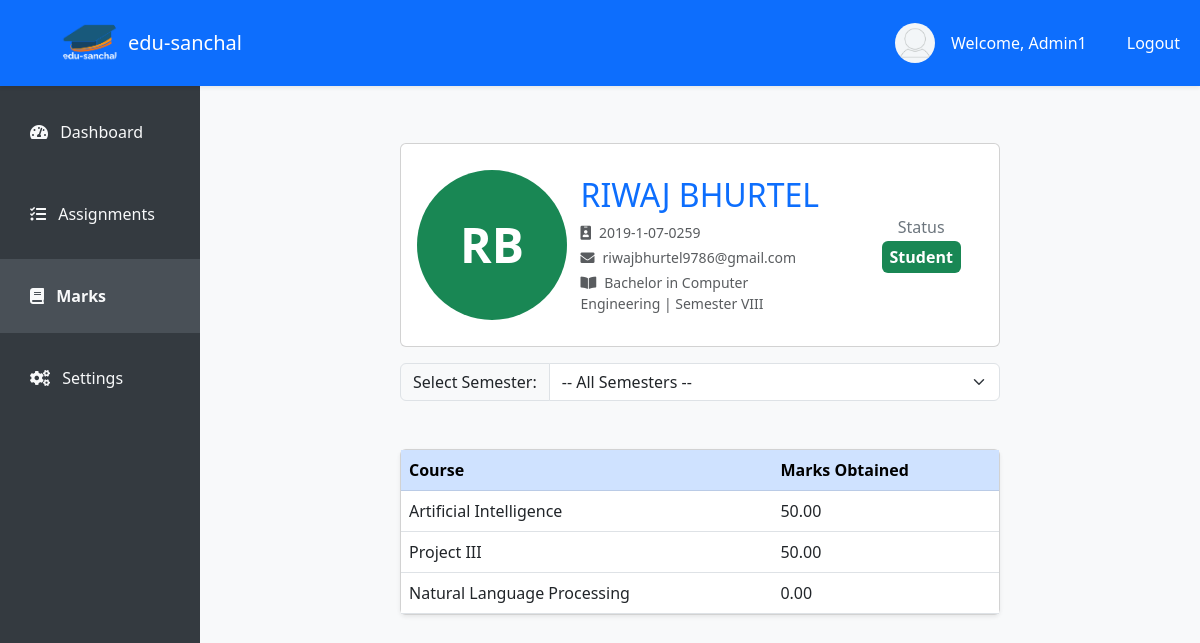
Page /student/marks/4/ (signed in) on the committed database.
### student/models.py (models this page shows, shortened)
class User(AbstractUser):
    user_id = models.CharField(max_length=15, unique=True, editable=False)
    address = models.CharField(max_length=150, null=True, blank=False)
    contact_number = models.CharField(max_length=20, blank=True, null=True)
    date_of_birth = models.DateField(null=True, blank=True)
    gender = models.CharField(max_length=1, choices=[('M', 'Male'), ('F', 'Female'), ('O', 'Other')])
    is_staff = models.BooleanField(default=False)
    is_student = models.BooleanField(default=False)

class Student(models.Model):
    registration_number = models.CharField(max_length=30, unique=True)
    first_name = models.CharField(max_length=50)
    middle_name = models.CharField(max_length=50, null=True, blank=True)
    last_name = models.CharField(max_length=100)
    batch_year = models.CharField(max_length=4)
    gender = models.CharField(max_length=1, choices=[('M', 'Male'), ('F', 'Female'), ('O', 'Other')])
    date_of_birth = models.DateField()
    email = models.EmailField(blank=True, null=True)
    program = models.ForeignKey(Program, on_delete=models.CASCADE)
    semester = models.ForeignKey(Semester, on_delete=models.RESTRICT)
    user = models.OneToOneField(User, on_delete=models.RESTRICT, null=True, blank=True)

class Program(models.Model):
    program_id = models.CharField(max_length=12, unique=True)
    program_name = models.CharField(max_length=60)

class Semester(models.Model):
    SEMESTER_CHOICES = [
        ('I', 'I'),
        ('II', 'II'),
        ('III', 'III'),
        ('IV', 'IV'),
        ('V', 'V'),
        ('VI', 'VI'),
        ('VII', 'VII'),
        ('VIII', 'VIII'),
    ]
    semester_id = models.CharField(max_length=4, unique=True)
    semester = models.CharField(max_length=5, choices=SEMESTER_CHOICES)

class Marks(models.Model):
    student = models.ForeignKey(Student, on_delete=models.CASCADE)
    course = models.ForeignKey(Course, on_delete=models.CASCADE)
    marks_obtained = models.DecimalField(
        max_digits=5,
        decimal_places=2,
        validators=[MinValueValidator(0), MaxValueValidator(50)]
    )
    max_marks = models.DecimalField(
        max_digits=5,
        decimal_places=2,
        default=50,
        null=True,
        blank=True
    )
    grade = models.CharField(max_length=2, blank=True, null=True)

class Course(models.Model):
    course_id = models.CharField(max_length=15, unique=True)
    course_name = models.CharField(max_length=150)

### student/views.py (the view)
# urls.py: path('student/marks/<pk>/', views.student_marks_page, name='student_marks'),
@login_required
def student_marks_page(request, pk):
    user = get_object_or_404(User, pk=pk)
    student = get_object_or_404(Student, user=user)
    marks = Marks.objects.filter(student=student)
    semesters = Semester.objects.all().distinct().order_by('semester')
    selected_semester = None
    filtered_marks = marks
    if request.method == "POST":
        semester_id = request.POST.get('semester_id')
        if semester_id:
            selected_semester = get_object_or_404(Semester, pk=semester_id)
            filtered_marks = marks.filter(course__programcourse__semester=selected_semester)
    return render(request, 'student/marks.html', {
        'student': student,
        'semesters': semesters,
        'selected_semester': selected_semester,
        'filtered_marks': filtered_marks,
        'marks': marks,
    })

### templates/student/marks.html (shortened to what this page needs)
<!DOCTYPE html>
{% extends "student/index.html" %}
{% load static %}
{% block marks %}
<div class="container mt-5">
    <div class="row justify-content-center">
        <div class="col-lg-8 col-md-10">
                <div class="card mb-3 border-1">
                    <div class="card-body">
                        <div class="row align-items-center">
                            <div class="col-md-3 text-center">
                                <div class="rounded-circle bg-success d-flex justify-content-center align-items-center"
                                    style="width: 150px; height: 150px; font-size: 48px; font-weight: bold;">
                                    <p class="text-white m-0">{{ student.first_name|slice:":1" }}{{ student.last_name|slice:":1" }}</p>
                                </div>
                            </div>
                            <div class="col-md-6">
                                <div class="p-3">
                                    <h2 class="text-primary text-uppercase mb-2">{{ student.first_name }} {{ student.last_name }}</h2>
                                    <p class="text-muted small mb-1"><i class="fas fa-id-badge me-2"></i>{{ student.registration_number }}</p>
                                    <p class="text-muted small mb-1"><i class="fas fa-envelope me-2"></i>{{ student.email }}</p>
                                    <p class="text-muted small mb-0"><i class="fas fa-book-open me-2"></i>{{ student.program.program_name }} | Semester {{ student.semester.semester }}</p>
                                </div>
                            </div>
                            <div class="col-md-3 text-center">
                                <div class="p-3">
                                    <h6 class="text-secondary mb-1">Status</h6>
                                    <span class="badge bg-success p-2 fs-6">Student</span>
                                </div>
                            </div>
                        </div>
                    </div>
                </div>
            <form method="POST" class="mb-5">
                <div class="input-group">
                    <label class="input-group-text" for="semester">Select Semester:</label>
                    <select name="semester_id" id="semester" class="form-select" onchange="this.form.submit()">
                        <option value="">-- All Semesters --</option>
                    </select>
                </div>
            </form>
            <div class="card shadow-sm">
                <div class="card-body p-0">
                    <table class="table table-hover mb-0">
                        <thead class="table-primary">
                            <tr>
                                <th scope="col">Course</th>
                                <th scope="col">Marks Obtained</th>
                            </tr>
                        </thead>
                        <tbody>
                            {% if filtered_marks %}
                                {% for mark in filtered_marks %}
                                    <tr>
                                        <td>{{ mark.course.course_name }}</td>
                                        <td>{{ mark.marks_obtained }}</td>
                                    </tr>
                                {% endfor %}
                            {% else %}
                                <tr>
                                    <td colspan="2" class="text-center text-muted">No marks available for the selected semester.</td>
                                </tr>
                            {% endif %}
                        </tbody>
                    </table>
                </div>
            </div>
        </div>
    </div>
</div>
{% endblock %}

### templates/student/index.html (shortened to what this page needs)
<!DOCTYPE html>
{% load static %}
<html lang="en">
<head>
    <link href="https://cdn.jsdelivr.net/npm/bootstrap@5.3.0/dist/css/bootstrap.min.css" rel="stylesheet">
    <link rel="stylesheet" href="https://cdnjs.cloudflare.com/ajax/libs/font-awesome/5.15.4/css/all.min.css">
</head>
<body>
    <nav class="navbar navbar-expand-lg navbar-light bg-primary top-navbar shadow-sm">
        <div class="container-fluid">
            <a class="navbar-brand d-flex mx-5 align-items-center" href="{% url 'students:staff_dashboard' pk=user.pk %}">
                <img src="{% static 'images/logo/icon.png' %}" alt="edu-sanchal" width="60" height="60"
                    class="d-inline-block rounded-circle">
                <span class="ms-2 text-white">edu-sanchal</span>
            </a>
            <div class="collapse navbar-collapse justify-content-end" id="navbarNav">
                {% if user.is_authenticated %}
                <ul class="navbar-nav ms-auto d-none d-lg-flex align-items-center">
                    <li class="nav-item mx-3">
                        <div class="d-flex align-items-center">
                            <div class="profile-pic">
                                <img src="{% static 'images/profile/images.png' %}">
                            </div>
                            <p class="text-white mb-0">Welcome, {{ user.first_name }}</p>
                        </div>
                    </li>
                    <li class="nav-item">
                        <a class="nav-link text-white ms-3" href="{% url 'students:logout' %}">Logout</a>
                    </li>
                </ul>
                {% endif %}
            </div>
        </div>
    </nav>
    <div class="side-navbar d-none d-lg-flex flex-column">
        <nav class="nav flex-column w-100">
            <a class="nav-link text-light mb-2 {% if request.resolver_match.url_name == 'student_dashboard' %}active{% endif %}"
                href="{% url 'students:student_dashboard' pk=user.pk %}">
                <i class="fas fa-tachometer-alt me-2"></i> Dashboard
            </a>
            <a class="nav-link text-light mb-2 {% if request.resolver_match.url_name == 'student_assignments' %}active{% endif %}"
                href="{% url 'students:student_assignments' %}">
                <i class="fas fa-tasks me-2"></i> Assignments
            </a>
            <a class="nav-link text-light mb-2 {% if request.resolver_match.url_name == 'student_marks' %}active{% endif %}"
                href="{% url 'students:student_marks' pk=user.pk %}">
                <i class="fas fa-book me-2"></i> Marks
            </a>
            <a class="nav-link text-light mt-auto" href="#">
                <i class="fas fa-cogs me-2"></i> Settings
            </a>
        </nav>
    </div>
    <div class="content bg-light">
        <div class="container">
            {% block marks %}
            {% endblock %}
        </div>
    </div>
</body>
</html>

### templates/student/index.html (style rules this page uses)
body { display: flex; }
.top-navbar { position: fixed; top: 0; width: 100%; z-index: 1030; background-color: #007bff; }
.side-navbar { position: fixed; top: 75px; bottom: 0; width: 200px; padding-top: 20px; background-color: #343a40; display: flex; flex-direction: column; }
.side-navbar .nav-link { padding: 25px 30px; }
.content { margin-top: 75px; margin-left: 200px; padding: 20px; width: calc(100% - 200px); background-color: #f8f9fa; }
.profile-pic { width: 40px; height: 40px; border-radius: 50%; overflow: hidden; margin-right: 1rem; }
.profile-pic img { width: 100%; height: auto; }
.nav-link { color: white; }
.side-navbar .nav-link.active { background-color: #495057; font-weight: bold; }
.content { background-color: #f8f9fa; min-height: 100vh; }

### rows in the picture
User: first_name "Admin1"
Student: first_name "R", last_name "B", first_name "RIWAJ", last_name "BHURTEL", registration_number "2019-1-07-0259", email "riwajbhurtel9786@gmail.com", program.program_name "Bachelor in Computer Engineering", semester.semester "VIII"
Marks: course.course_name "Artificial Intelligence", marks_obtained "50.00"
Marks: course.course_name "Project III", marks_obtained "50.00"
Marks: course.course_name "Natural Language Processing", marks_obtained "0.00"
